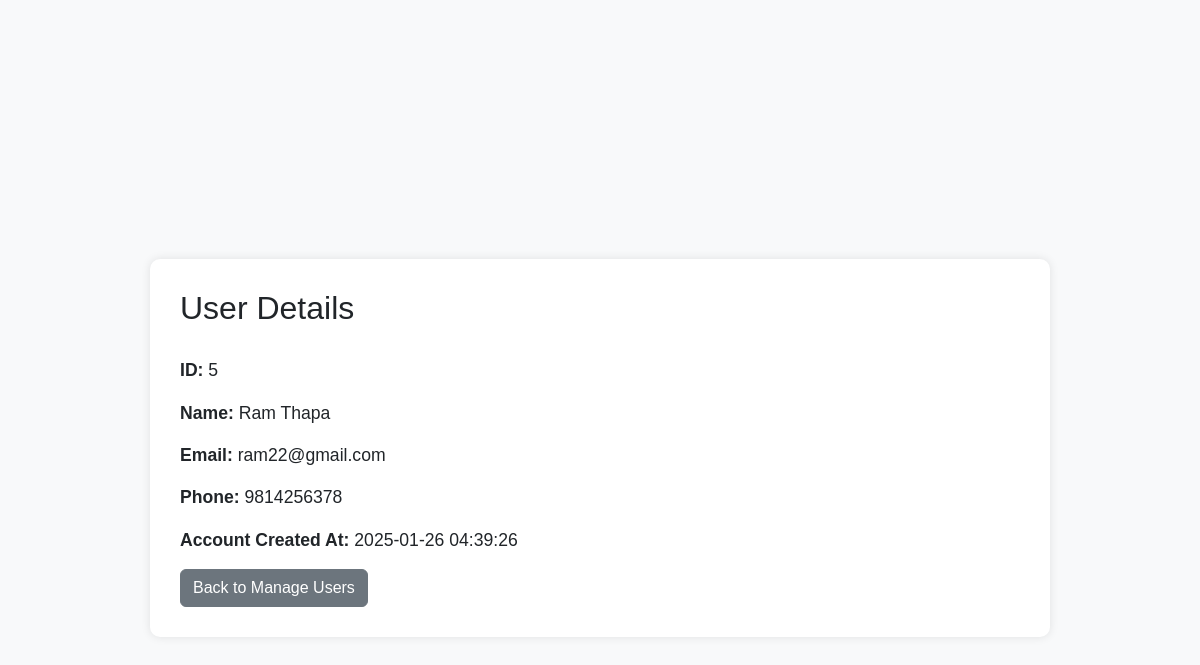
/admin/view_user.php?id=5, run on the app's committed database.
### tables this page shows
CREATE TABLE `users` (
  `id` int(11) NOT NULL,
  `name` varchar(100) NOT NULL,
  `email` varchar(150) NOT NULL,
  `password` varchar(255) NOT NULL,
  `created_at` timestamp NOT NULL DEFAULT current_timestamp(),
  `phone` varchar(255) NOT NULL
);

### admin/view_user.php (the view, shortened to what this page needs)
<?php
include("../includes/config.php");
$user_id = $_GET['id'];
$query = "SELECT id, name, email, phone, created_at FROM users WHERE id = ?";
$stmt = $conn->prepare($query);
$stmt->bind_param("i", $user_id);
$stmt->execute();
$user = $stmt->get_result()->fetch_assoc();
?>
<!DOCTYPE html>
<html lang="en">
<head>
    <link href="https://cdn.jsdelivr.net/npm/bootstrap@5.3.0-alpha1/dist/css/bootstrap.min.css" rel="stylesheet">
</head>
<body>
    <div class="container my-5">
        <div class="dashboard-container">
            <div class="dashboard-card">
                <h1>User Details</h1>
                <div class="user-details">
                    <p><strong>ID:</strong> <?= htmlspecialchars($user['id']) ?></p>
                    <p><strong>Name:</strong> <?= htmlspecialchars($user['name']) ?></p>
                    <p><strong>Email:</strong> <?= htmlspecialchars($user['email']) ?></p>
                    <p><strong>Phone:</strong> <?= htmlspecialchars($user['phone']) ?></p>
                    <p><strong>Account Created At:</strong> <?= htmlspecialchars($user['created_at']) ?></p>
                </div>
                <a href="manage_users.php" class="btn btn-secondary">Back to Manage Users</a>
            </div>
        </div>
    </div>
</body>
</html>

### admin/view_user.php (style rules this page uses)
body { font-family: Arial, sans-serif; background-color: #f8f9fa; }
.dashboard-container { display: flex; flex-direction: column; justify-content: center; align-items: center; min-height: 100vh; }
.dashboard-card { background-color: white; padding: 30px; border-radius: 10px; box-shadow: 0 0 10px rgba(0, 0, 0, 0.1); width: 100%; max-width: 900px; }
.dashboard-card h1 { font-size: 2rem; margin-bottom: 30px; }
.user-details p { font-size: 1.1rem; }

### data on the page
users: id "5", name "Ram Thapa", email "ram22@gmail.com", phone "9814256378", created_at "2025-01-26 04:39:26"
